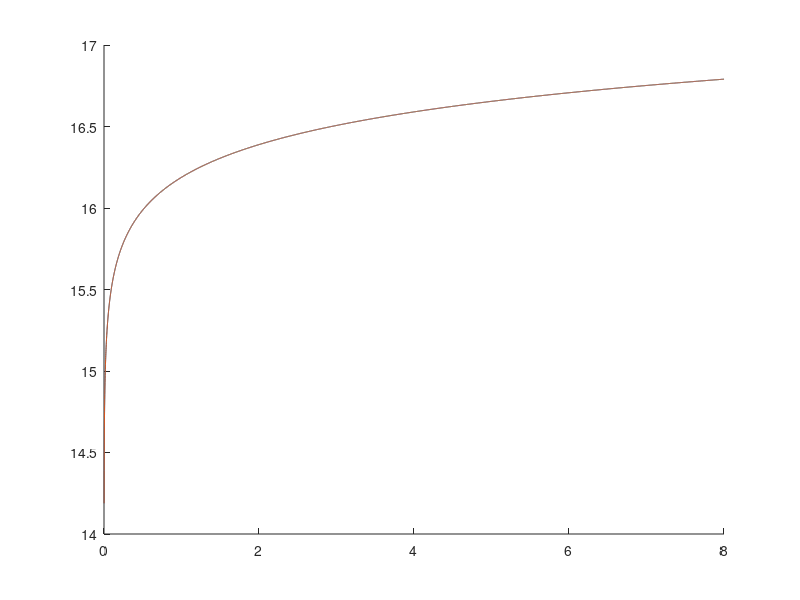

Source code (MATLAB):

%% Parameters

m0 = 9.1e-31;
h = 6.6e-34;
q = 1.6e-19;
kB = 1.38e-23;
hbar = h/(2*pi);
eps_0 = 8.85e-12;
k_si = 12; 
eps_si = k_si*eps_0;
k_ox = 4;
eps_ox = k_ox*eps_0;
chi_si = 4.05;
Eg_ox = 9*q;

% Inputs
m_si_per = 0.98*m0;
m_si_par = 0.19*m0;
eta = 2;
tox = 2.5e-9;
Eox = 10*1e6/1e-2;
T = 300;
phit = 0;


mox = 0.38*m0;
pref = 4*pi*m_si_per*q/h^3;
pref1 = -2/hbar*(2*mox)^0.5;
kBT = kB*T;


%% On my way

Foxs = 0:0.001:8;
Foxs = Foxs;

J1s = [];

J2s = [];

T2s = [];
T1s = [];

for Fox = Foxs
    disp(Fox);
    Q = eta*q*m_si_par/(pi*hbar^2);
    
    f = 0.6*( 2*q/( 3*pi*hbar*q*m_si_per )^(1/3) ) * ( eps_ox*Fox/eps_si )^(2/3);
    
    E_si_per = 0.6*(( 3*pi*hbar*q*m_si_per )^(2/3) /(2*m_si_per) ) * ( eps_ox*Fox/eps_si )^(2/3);
    v_si_per = @(E_si_per) (2*E_si_per / m_si_per)^0.5;
    
    qphi_cat = @(E_si_par) q*chi_si -(E_si_per + E_si_par) ; 
    qphi_an = @(E_si_par) q*chi_si -(E_si_per + E_si_par)-q*Fox*tox ;
    
    gamma = @(Eox) Eox*(1- Eox/Eg_ox);
    gamma_prime = @(Eox) 1 - 2*Eox /Eg_ox;
    
     
     fac = @(Eox) 2*gamma_prime(Eox) * gamma(Eox)^0.5 + (Eg_ox)^.5 * asin(gamma_prime(Eox));
     Twkb =@(E_si_par) exp( Eg_ox*(2*mox)^0.5/(4*hbar*q*Fox) * (fac(qphi_cat(E_si_par)) - fac(qphi_an(E_si_par)) )  );
     
     vox = @(Eox) (2*gamma(Eox)/mox )^0.5/(gamma_prime(Eox));
     
     TR = @(E_si_par) 4*v_si_per(E_si_per)*vox(qphi_cat(E_si_par)) * 4*v_si_per(E_si_per + q*Fox*tox)*vox(qphi_an(E_si_par))/ ( (   (v_si_per(E_si_per))^2 + (vox(qphi_cat(E_si_par)))^2   ) * (  (v_si_per(E_si_per + q*Fox*tox ))^2  + (vox(qphi_an(E_si_par)))^2  ) )   ;                       
     
     
     T1 = Twkb(0.5*pi*hbar^2*eps_ox*Fox/(q*m_si_par * eta) );
     
     T1s = [T1s T1];
     
     T2 = Twkb(0.5*pi*hbar^2*eps_ox*Fox/(q*m_si_par * eta) ) * TR(E_si_per);
     
     T2s = [T2s T2];
     
     J1 = Q*f*T1;
     J1s = [J1s J1];
    
     
     
     J2 = Q*f*T2;
     J2s = [J2s J1];
    
end

hold on
plot(Foxs , log10(J1s));
plot(Foxs , log10(J2s));

